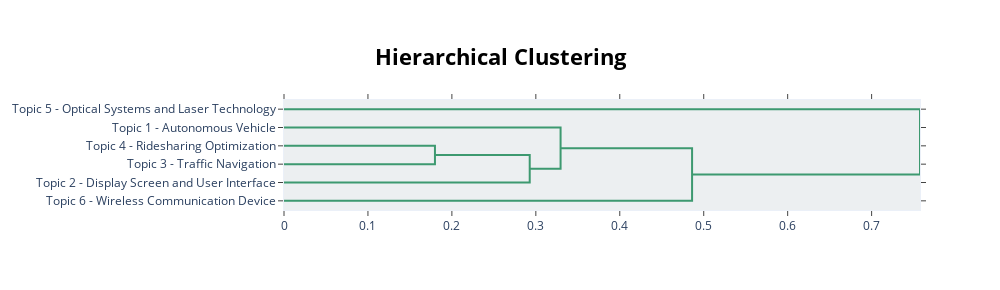

The cell this chart's notebook holds for it:
### Code cell
# %% [code]
# Visualize the hierarchy
topic_model.visualize_hierarchy(top_n_topics=20, custom_labels=True)  # Adjust `top_n_topics` as needed

### Figure 1 — Plotly figure (JSON) as saved in the notebook; plotly's stock layout.template omitted (floating-point values rounded to 4 significant figures)
{"data": [{"hoverinfo": "text", "marker": {"color": "rgb(61,153,112)"}, "mode": "lines", "type": "scatter", "x": [0, 0.1798, 0.1798, 0], "xaxis": "x", "y": [-25, -25, -35, -35], "yaxis": "y"}, {"hoverinfo": "text", "marker": {"color": "rgb(61,153,112)"}, "mode": "lines", "type": "scatter", "x": [0.1798, 0.2927, 0.2927, 0], "xaxis": "x", "y": [-30, -30, -45, -45], "yaxis": "y"}, {"hoverinfo": "text", "marker": {"color": "rgb(61,153,112)"}, "mode": "lines", "type": "scatter", "x": [0, 0.3295, 0.3295, 0.2927], "xaxis": "x", "y": [-15, -15, -37.5, -37.5], "yaxis": "y"}, {"hoverinfo": "text", "marker": {"color": "rgb(61,153,112)"}, "mode": "lines", "type": "scatter", "x": [0.3295, 0.4861, 0.4861, 0], "xaxis": "x", "y": [-26.25, -26.25, -55, -55], "yaxis": "y"}, {"hoverinfo": "text", "marker": {"color": "rgb(61,153,112)"}, "mode": "lines", "type": "scatter", "x": [0, 0.7576, 0.7576, 0.4861], "xaxis": "x", "y": [-5, -5, -40.62, -40.62], "yaxis": "y"}], "layout": {"autosize": false, "height": 290, "hoverlabel": {"bgcolor": "white", "font": {"family": "Rockwell", "size": 16}}, "hovermode": "closest", "plot_bgcolor": "#ECEFF1", "showlegend": false, "title": {"font": {"color": "Black", "size": 22}, "text": "<b>Hierarchical Clustering</b>", "x": 0.5, "xanchor": "center", "yanchor": "top"}, "width": 1000, "xaxis": {"mirror": "allticks", "rangemode": "tozero", "showgrid": false, "showline": true, "showticklabels": true, "ticks": "outside", "type": "linear", "zeroline": false}, "yaxis": {"mirror": "allticks", "range": [-60, 0], "rangemode": "tozero", "showgrid": false, "showline": true, "showticklabels": true, "tickmode": "array", "ticks": "outside", "ticktext": ["Topic 5 - Optical Systems and Laser Technology", "Topic 1 - Autonomous Vehicle", "Topic 4 - Ridesharing Optimization", "Topic 3 - Traffic Navigation", "Topic 2 - Display Screen and User Interface", "Topic 6 - Wireless Communication Device"], "tickvals": [-5, -15, -25, -35, -45, -55], "type": "linear", "zeroline": false}}}
